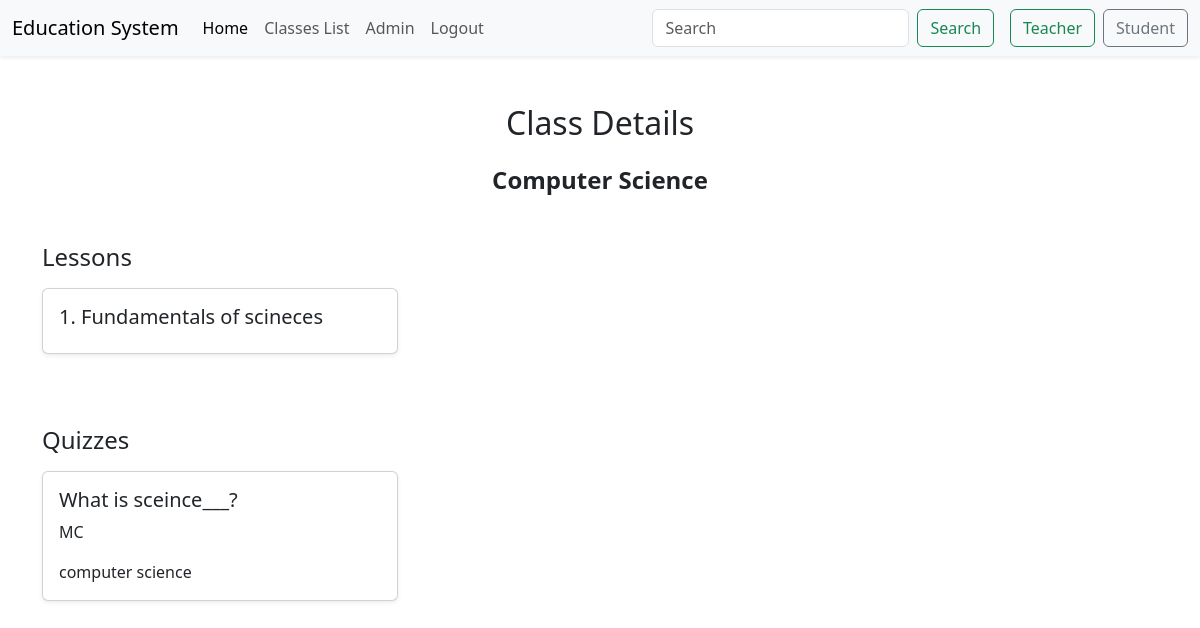
Screenshot of /class_details/3/ with the database file from the repository.
### main_app/models.py (models this page shows, shortened)
class Class(models.Model):
    name = models.CharField(max_length=100)
    teacher = models.ForeignKey(Teacher, on_delete=models.CASCADE)

class Lesson(models.Model):
    title = models.CharField(max_length=100)
    class_obj = models.ForeignKey(Class, on_delete=models.CASCADE, related_name='lessons')

class Question(models.Model):
    lesson = models.ForeignKey(Lesson, on_delete=models.CASCADE, related_name='questions')
    question_text = models.TextField()
    QUESTION_TYPES = (
        ('FB', 'Fill in the blanks'),
        ('TF', 'True/False'),
        ('MC', 'Multiple Choice'),
    )
    question_type = models.CharField(max_length=100, choices=QUESTION_TYPES)
    question_answer = models.CharField(max_length=254)

### main_app/views.py (the view)
# urls.py: path('class_details/<int:id>/', Class_deatils, name='class_detail'),
def Class_deatils(request, id):
    classes = get_object_or_404(Class, id=id)
    lessons = classes.lessons.all()
    questions = Question.objects.filter(lesson__in=classes.lessons.all())
    context = {'classes':classes, 'lessons': lessons, 'questions':questions}
    return render(request, 'Teacher/Class_detail.html', context)

### main_app/Templates/Teacher/Class_detail.html (shortened to what this page needs)
{% extends 'Base.html' %}
{% block body %}
  <div class="container mt-5">
    <h2 class="text-center mb-4">Class Details</h2>
    <h4 class="text-center mb-4"><strong>{{ classes.name }}</strong></h4>
    <div class="row mt-5">
      <div class="col-12">
        <h4 class="mb-3">Lessons</h4>
      </div>
      {% for lesson in lessons %}
        <div class="col-md-6 col-lg-4 mb-4">
          <div class="card shadow-sm">
            <div class="card-body">
              <h5 class="card-title">{{ forloop.counter }}. {{ lesson.title }}</h5>
            </div>
          </div>
        </div>
      {% endfor %}
    </div>
    <div class="row mt-5">
      <div class="col-12">
        <h4 class="mb-3">Quizzes</h4>
      </div>
      {% for quiz in questions %}
        <div class="col-md-6 col-lg-4 mb-4">
          <div class="card shadow-sm">
            <div class="card-body">
              <h5 class="card-title">{{ quiz.question_text }}</h5>
              <p class="card-text">{{ quiz.question_type }}</p>
              <p class="card-text">{{ quiz.question_answer }}</p>
            </div>
          </div>
        </div>
      {% endfor %}
    </div>
  </div>
{% endblock %}

### Templates/Base.html (style rules this page uses)
html, body { height: 100%; }
body { display: flex; flex-direction: column; }
.container { flex: 1; }

### rows the page displays
Class: name "Computer Science"
Lesson: title "Fundamentals of scineces"
Question: question_text "What is sceince___?", question_type "MC", question_answer "computer science"
